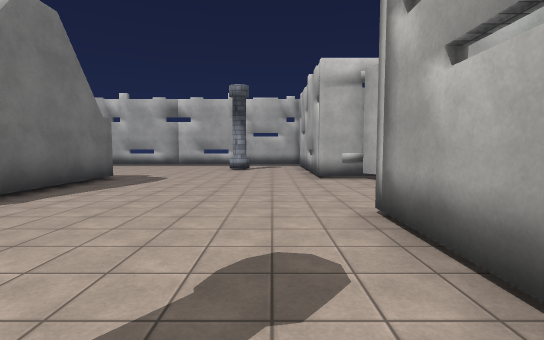
[1] (above)

18 first-person views from a walk through a scene from a Unity 3-D project. The camera is 1.5 m above the floor, tilts 4° down and sees 85° across. The floor is counted in squares, 2 m on a side. Each view is taken from the middle of a square. On the plan, view 1 faces up. The plan holds only what a view shows up to about 10 squares ahead; the rest is blank. The place goes on beyond the plan. The player character is not drawn. Surface patterns are stand-ins for the level's own textures.

[2]
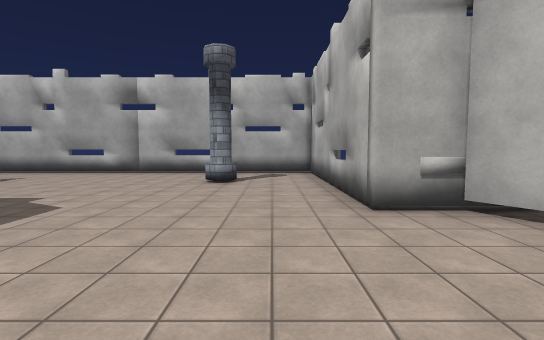

[3]
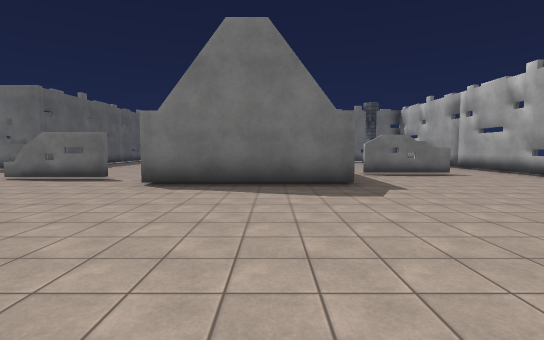

[4]
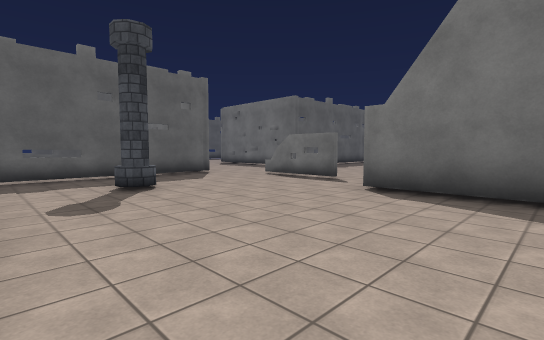

[5]
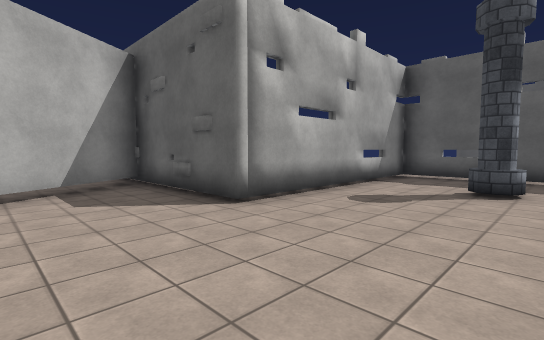

[6]
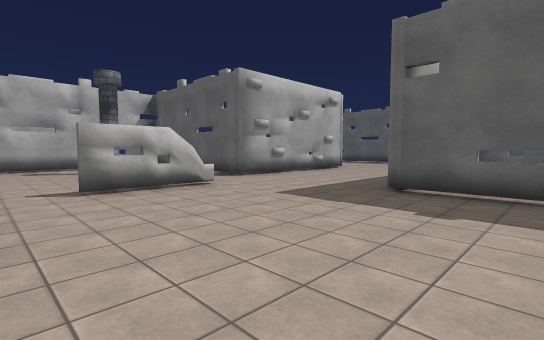

[7]
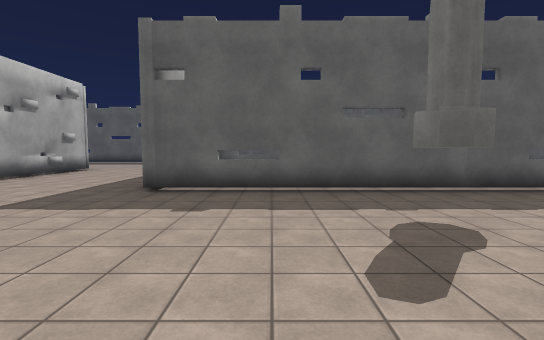

[8]
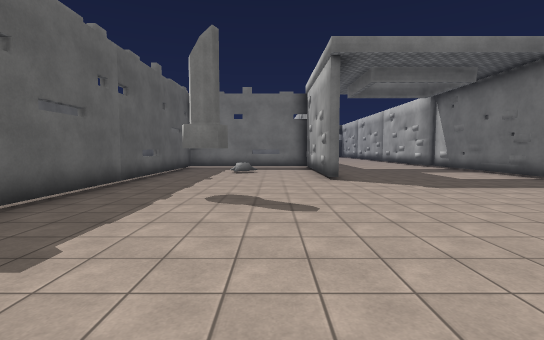

[9]
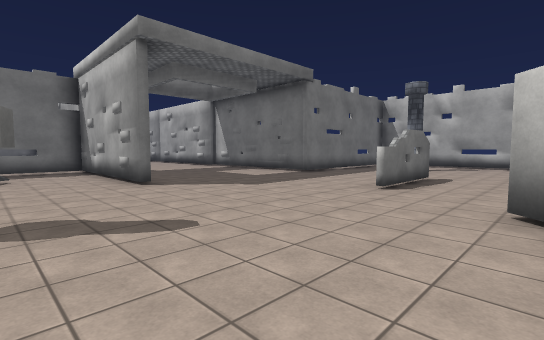

[10]
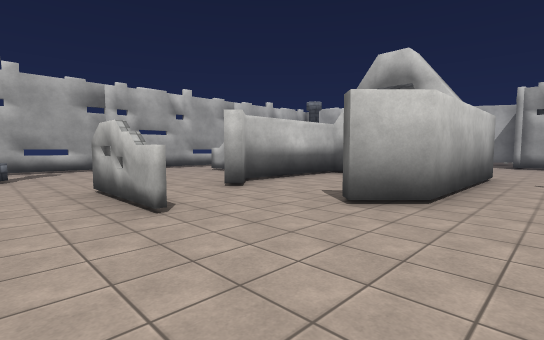

[11]
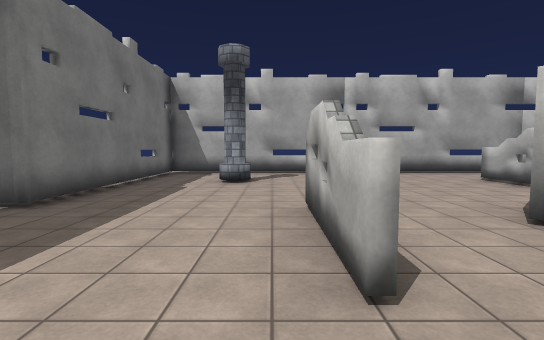

[12]
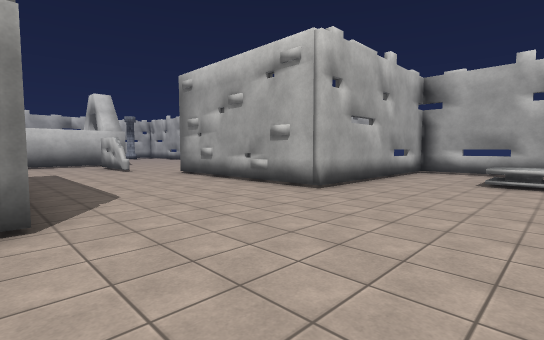

[13]
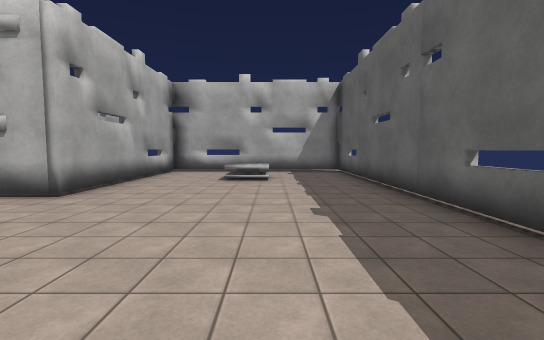

[14]
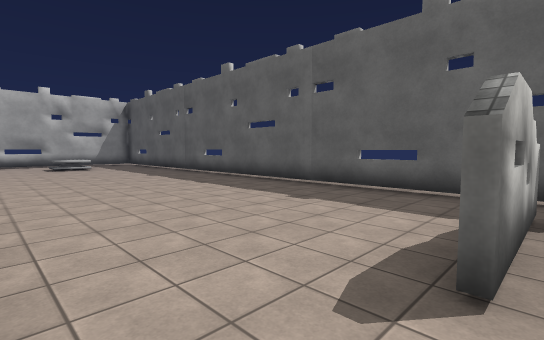

[15]
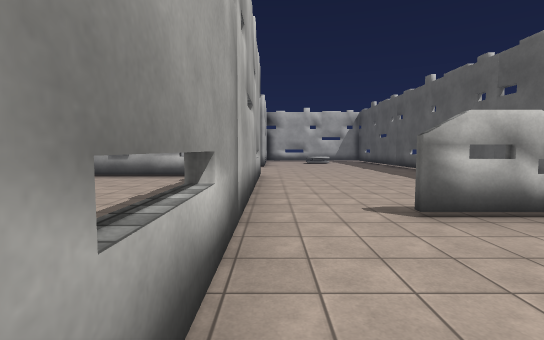

[16]
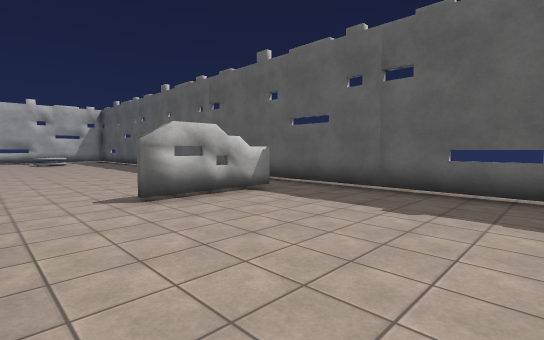

[17]
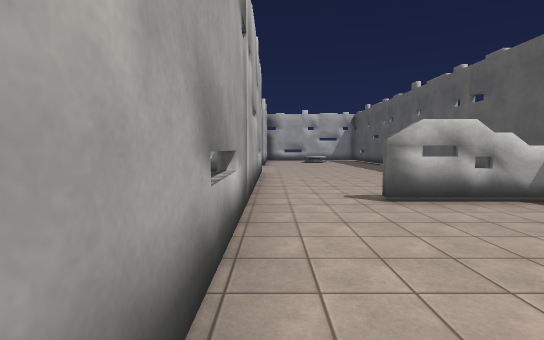

[18]
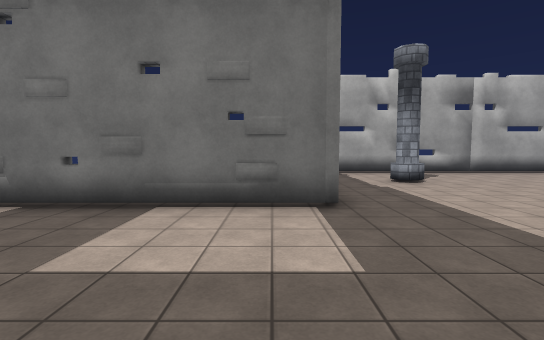

### Floor plan
Key: @ floor where view 1 was taken; # wall or solid block; x gap in a wall; . floor; / step, stairs or slope; = window, fence, low wall or low ledge; P pillar; T thing the floor can be seen under or through.
Columns run from 18 left of view 1 to 5 right of it. Each row starts with its distance up from view 1.
 14    #################
 13    #...............#
 12    #...............#
 11    #.P.....#.....P.#
 10    #.......#.......#
  9    #.......x.......#
  8 ####......####.....###
  7 .......#.##..#.......##
  6 .......#.....#........#
  5 ...........  #........##
  4 .........#####.........#
  3 ###................#####
  2 ...................#.
  1 .............#.....#
  0 =....P.......#...P@#
 -1 ...................#
 -2 ..............##TTT#
 -3 ##########....#.....
 -4          #....#
 -5          #....#
 -6          #....#
 -7 ##########....#...
 -8 ..............######.
 -9 ...................#.
-10 ....#...........=/.#
-11 ....#...........//.#
-12 ....x..............#
-13 ####################
-14 .............

Where each view was taken, in squares from view 1:
view 1: 0 up, 0 right, facing up
view 2: 4 up, 0 right, facing up
view 3: 6 up, 2 right, facing left
view 4: 6 up, 1 right, facing down-left
view 5: 6 up, 2 left, facing down-right
view 6: 3 up, 11 left, facing down-right
view 7: 3 up, 11 left, facing down
view 8: 1 up, 8 left, facing left
view 9: 0 up, 9 left, facing up-left
view 10: 2 up, 13 left, facing up-right
view 11: 4 up, 12 left, facing up
view 12: 11 down, 9 left, facing up-right
view 13: 11 down, 9 left, facing right
view 14: 8 down, 14 left, facing down-right
view 15: 8 down, 17 left, facing right
view 16: 8 down, 18 left, facing down-right
view 17: 8 down, 18 left, facing right
view 18: 4 up, 16 left, facing up
